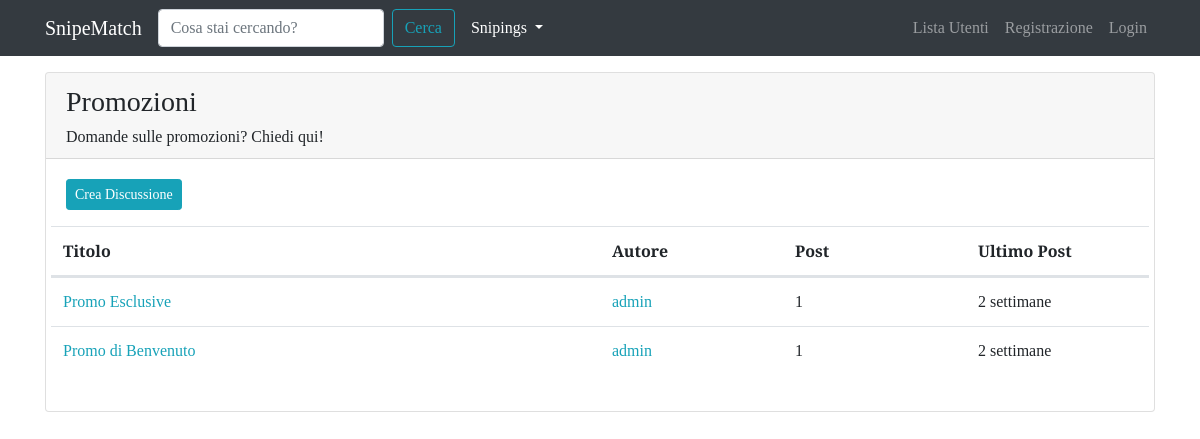
The page /forum/sezione/8 on the database its author committed.
### forum/models.py (models this page shows, shortened)
class Sezione(models.Model):
    nome_sezione = models.CharField(max_length=80)
    descrizione = models.CharField(max_length=150, blank=True, null=True)   #blank: può non essere presente il campo; null: ouò essere null
    logo_sezione = models.ImageField(blank=True, null=True)
    class Meta:
        verbose_name = "Sezione"
        verbose_name_plural = "Sezioni"

class Discussione(models.Model):
    titolo = models.CharField(max_length=120)
    data_creazione = models.DateTimeField(auto_now_add=True)   #auto_now_add setta la adata quando è creata la discussione
    autore_discussione = models.ForeignKey(User, on_delete=models.CASCADE, related_name="discussioni")  #col related accedo facilmente alle discussioni create da un utente
    sezione_appartenenza = models.ForeignKey(Sezione, on_delete=models.CASCADE)
    def get_absolute_url(self):
        return reverse("visualizza_discussione", kwargs={"pk": self.pk})  #gli passo come argomento la chiave primaria, perchè serve per riscostruire l'url
    class Meta:
        verbose_name = "Discussione"
        verbose_name_plural = "Discussioni"

class Post(models.Model):
    autore_post = models.ForeignKey(User, on_delete=models.CASCADE, related_name="posts")
    contenuto = models.TextField()
    data_creazione = models.DateTimeField(auto_now_add=True)   #auto_now_add setta la adata quando è creata la discussione
    discussione = models.ForeignKey(Discussione, on_delete=models.CASCADE)
    class Meta:
        verbose_name = "Post"
        verbose_name_plural = "Posts"

### forum/views.py (the view)
# urls.py: path('sezione/<int:pk>', views.visualizza_sezione, name="sezione_view"),
def visualizza_sezione(request, pk):
    sezione = get_object_or_404(Sezione, pk=pk)
    discussioni_sezione = Discussione.objects.filter(
        sezione_appartenenza=sezione
    ).order_by("-data_creazione")   #così ordino in modo che le più vecchie siano in fondo
    context = {"sezione": sezione, "discussioni": discussioni_sezione}
    return render(request, "forum/singola_sezione.html", context)

### forum/templates/forum/singola_sezione.html (shortened to what this page needs)
{% extends 'base.html' %}
{% block content %}
<div class="card my-3">
    <div class="card-header">
        <h3>{{ sezione.nome_sezione }}</h3>
        <h6 class="card-text">{{ sezione.descrizione }}</h6>
    </div>
    <div class="card-body">
        <a class="btn btn-sm btn-info" href="{% url 'crea_discussione' pk=sezione.pk %}">Crea Discussione</a>
        <table class="table mt-3">
            <thead>
                <tr class="row">
                    <th class="col-lg-6 col-4">Titolo</th>
                    <th class="col-lg-2 col-3">Autore</th>
                    <th class="col-lg-2 col-2">Post</th>
                    <th class="col-lg-2 col-3">Ultimo Post</th>
                </tr>
            </thead>
            <tbody>
                <tr class="row">
                    {% for discussione in discussioni %}
                        <td class="col-lg-6 col-4">
                            <a href="{{ discussione.get_absolute_url }}">{{ discussione.titolo }}
                            </a>
                        </td>
                        <td class="col-lg-2 col-3">
                            <a href="{% url 'user_profile' username=discussione.autore_discussione.username %}">{{ discussione.autore_discussione }}
                            </a>
                        </td>
                        <td class="col-lg-2 col-2">{{ discussione.post_set.count }}</td>
                        <td class="col-lg-2 col-3">{{ discussione.post_set.last.data_creazione|timesince }}</td>
                        {% endfor %}
                </tr>
            </tbody>
        </table>
    </div>
</div>
{% endblock content %}

### static-storage/css/agora.css (style rules this page uses)
body { font-family: 'Slabo 27px', serif; }
a, a:hover { color: #17a2b8; }

### rows shown on the page
Sezione: nome_sezione "Promozioni", descrizione "Domande sulle promozioni? Chiedi qui!"
Discussione: titolo "Promo Esclusive", autore_discussione "admin", post_set.count "1", post_set.last.data_creazione "2 settimane"
Discussione: titolo "Promo di Benvenuto", autore_discussione "admin", post_set.count "1", post_set.last.data_creazione "2 settimane"
